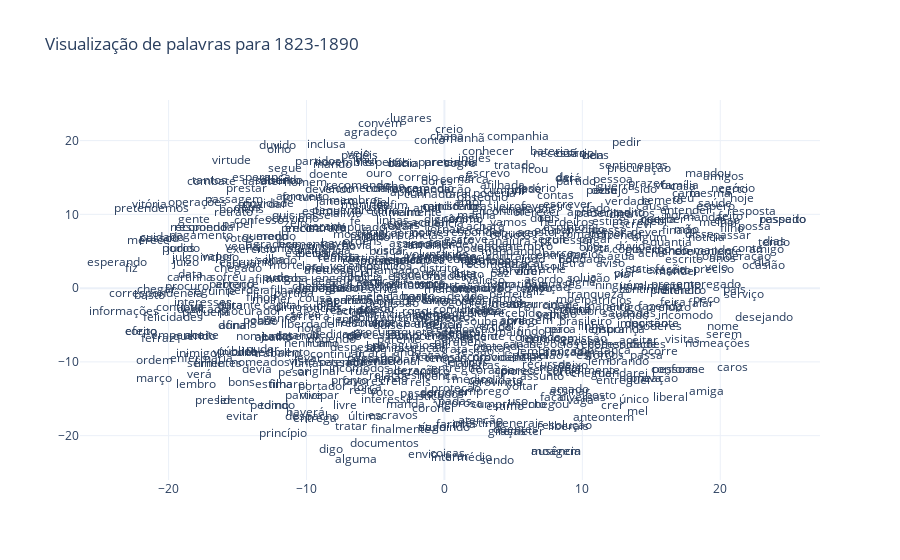

Notebook source saved alongside this figure:
### Code cell
x_vals, y_vals, z_vals, labels, counts = reduce_dims(modelo_w2v_1890)
title = 'Visualização de palavras para 1823-1890'
plot_with_plotly(x_vals, y_vals, z_vals, labels, counts, title)

### Figure 1 — Plotly figure (JSON) as saved in the notebook; plotly's stock layout.template omitted (floating-point values rounded to 4 significant figures; data arrays with more than 128 entries replaced by an {"elided": "..."} marker saying what was removed)
{"data": [{"mode": "text", "text": {"elided": "709 str values"}, "type": "scatter", "x": {"elided": "709 float values"}, "y": {"elided": "709 float values"}}], "layout": {"title": {"text": "Visualização de palavras para 1823-1890"}}}
